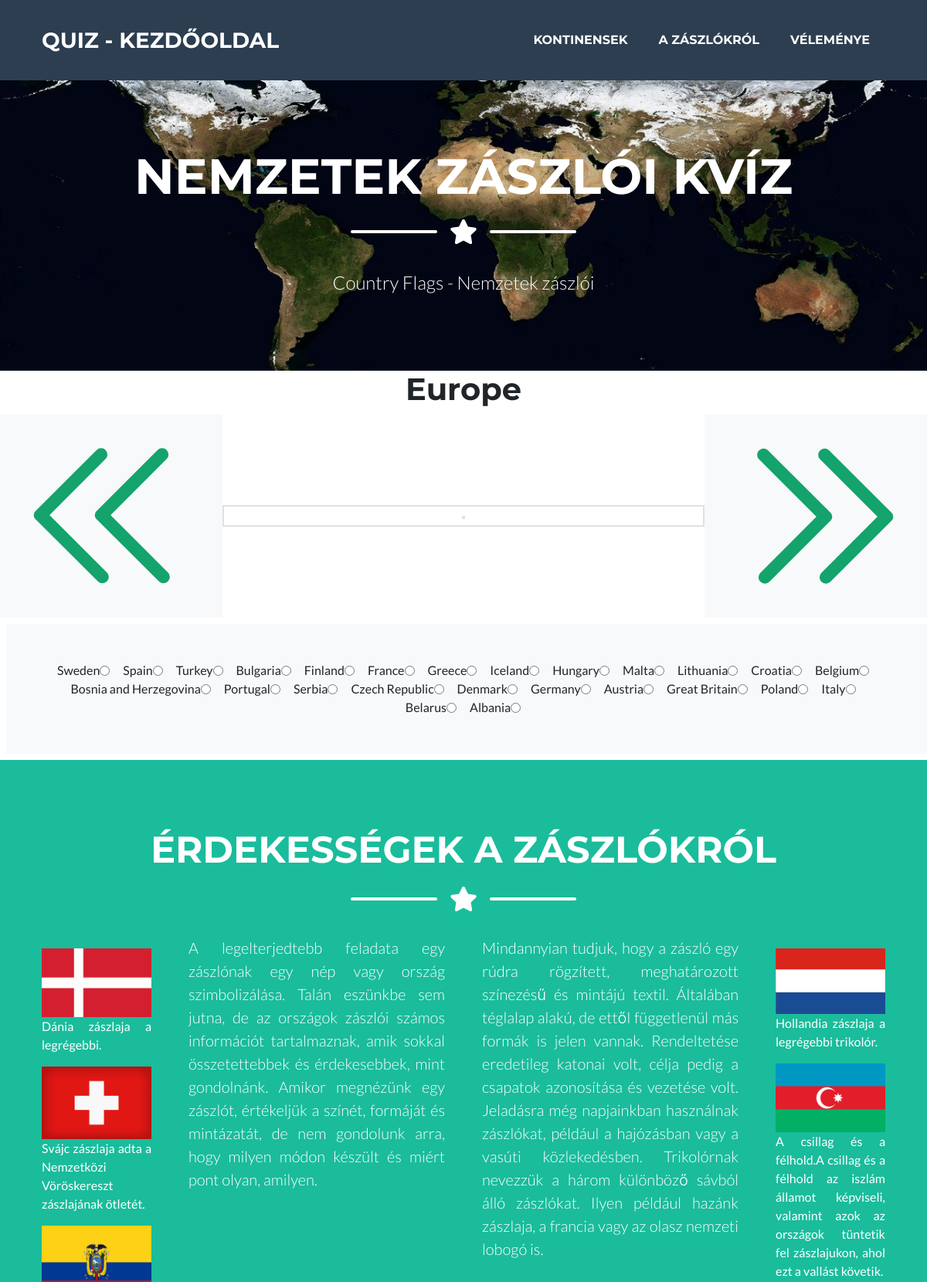
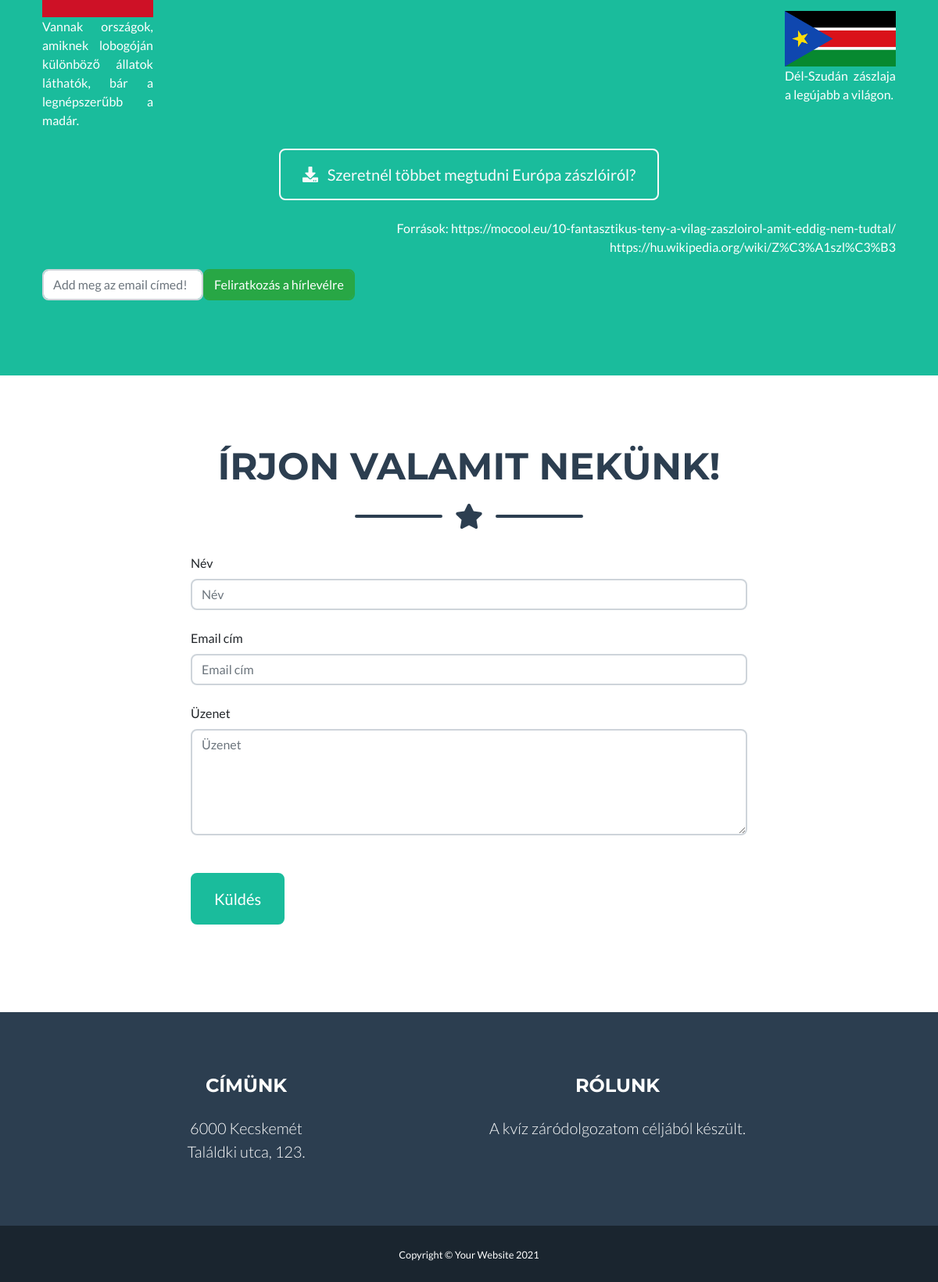
Page /index.php?p=reszletek.php&id=1&nev=Europe on the committed database (2 pictures, top to bottom).
### tables this page shows
CREATE TABLE `orszagok` (
  `id` int(11) NOT NULL,
  `nev` varchar(50) NOT NULL,
  `kontinens_id` int(11) NOT NULL
);

### reszletek.php (the view, shortened to what this page needs)
<?php
    require_once "config.php";
    $sql="Select id, nev from orszagok where kontinens_id={$_GET['id']} order by Rand()";
    $stmt=$db->query($sql);
    $str2="";
    while($row=$stmt->fetch()){
        extract($row);
        $str2.="<div class='form-check form-check-inline'><label class='form-check-label' for='{$id}'>{$nev}</label>
                    <input class='form-check-input' type='radio' id='{$id}'  name='orszag_id' value='{$id}'>
                </div>";
    }
?>
<h1 id="kontinens" class='text-center'><?=$_GET['nev']?></h1>
<div class="row justify-content-center">
    <div class="col-md-3 col-3 bg-light back " id="back"><img  class='back' src="img/next.svg" alt="" ></div>
    <div class="col-md-6 col-12  border text-center align-self-center"><img id="foto" src="" alt="" class="border img-fluid"><div id="jatek_eredmeny"></div>
    </div>
    <div class="col-md-3 col-3 bg-light next" id="next"><img class='next' src="img/next.svg" alt="" ></div>
</div>
<div  class="col-12 col-md text-center m-2 bg-light fluid p-5" id="orszagok">
    <?=$str2?>
</div>

### mystyle.css (style rules this page uses)
.back img { transform: rotate(-180deg); cursor: pointer; }
.next img { cursor: pointer; }

### reszletek.php (style rules this page uses)
#foto { max-height: 300px; }

### rows in the picture
orszagok: nev "Sweden"
orszagok: nev "Spain"
orszagok: nev "Turkey"
orszagok: nev "Bulgaria"
orszagok: nev "Finland"
orszagok: nev "France"
orszagok: nev "Greece"
orszagok: nev "Iceland"
orszagok: nev "Hungary"
orszagok: nev "Malta"
orszagok: nev "Lithuania"
orszagok: nev "Croatia"
orszagok: nev "Belgium"
orszagok: nev "Bosnia and Herzegovina"
orszagok: nev "Portugal"
orszagok: nev "Serbia"
orszagok: nev "Czech Republic"
orszagok: nev "Denmark"
orszagok: nev "Germany"
orszagok: nev "Austria"
orszagok: nev "Great Britain"
orszagok: nev "Poland"
orszagok: nev "Italy"
orszagok: nev "Belarus"
orszagok: nev "Albania"

### other values in the picture
$_GET['nev'] "Europe"
